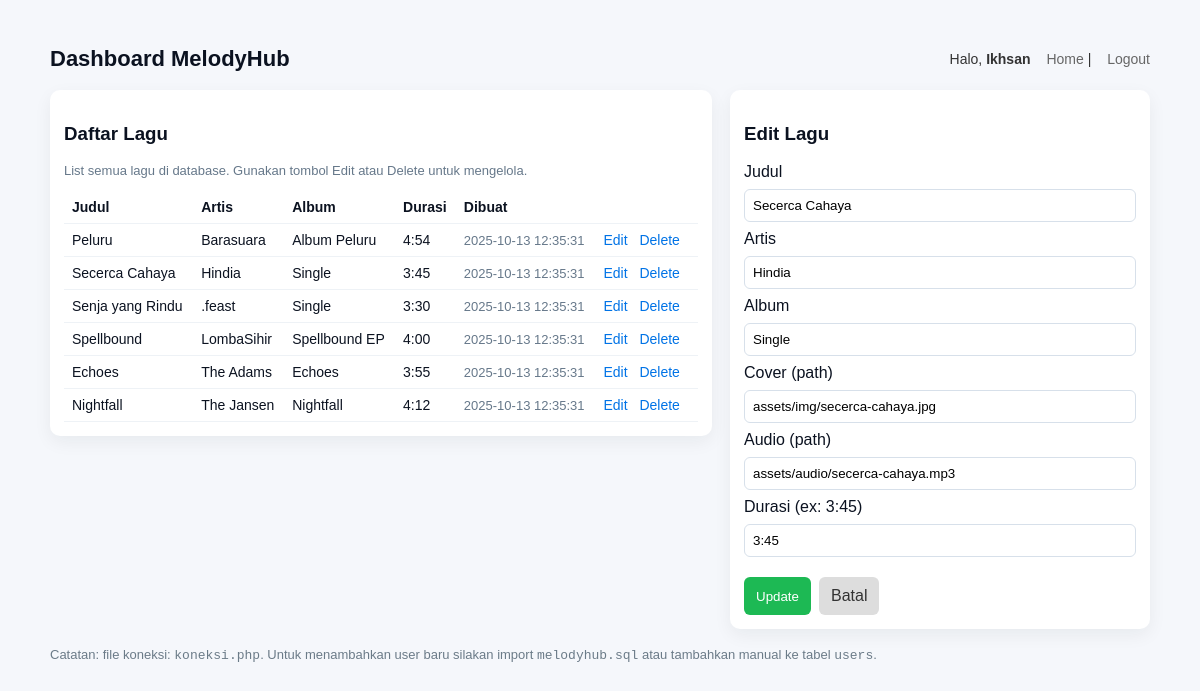
/dashboard.php?edit=2 (signed in), run on the app's committed database.
### tables this page shows
CREATE TABLE IF NOT EXISTS `tracks` (
  `id` INT AUTO_INCREMENT PRIMARY KEY,
  `title` VARCHAR(255) NOT NULL,
  `artist` VARCHAR(255) NOT NULL,
  `album` VARCHAR(255) DEFAULT NULL,
  `cover` VARCHAR(255) DEFAULT NULL,      
  `audio_src` VARCHAR(255) DEFAULT NULL,  
  `duration` VARCHAR(20) DEFAULT NULL,
  `created_at` TIMESTAMP DEFAULT CURRENT_TIMESTAMP
);

### dashboard.php (the view, shortened to what this page needs)
<?php
require_once 'koneksi.php';
$editMode = false;
$editData = null;
if (isset($_GET['edit'])) {
    $eid = intval($_GET['edit']);
    if ($eid > 0) {
        $stmt = $conn->prepare("SELECT id, title, artist, album, cover, audio_src, duration FROM tracks WHERE id = ?");
        $stmt->bind_param('i', $eid);
        $stmt->execute();
        $res = $stmt->get_result();
        $editData = $res->fetch_assoc();
        if ($editData) { $editMode = true; }
    }
}
$tracks = [];
$res = $conn->query("SELECT id, title, artist, album, cover, audio_src, duration, created_at FROM tracks ORDER BY created_at DESC");
if ($res) {
    while ($row = $res->fetch_assoc()) {
        $tracks[] = $row;
    }
}
?>
<!doctype html>
<html lang="id">
<head>
</head>
<body>
  <div class="wrap">
    <header>
      <h1>Dashboard MelodyHub</h1>
      <div class="user">
        Halo, <strong><?= htmlspecialchars($_SESSION['username']) ?></strong>
        <span class="top-links"><a href="index.php">Home</a> | <a href="logout.php">Logout</a></span>
      </div>
    </header>
    <div class="grid">
      <div class="card">
        <h3>Daftar Lagu</h3>
        <p class="small">List semua lagu di database. Gunakan tombol Edit atau Delete untuk mengelola.</p>
        <?php if (count($tracks) === 0): ?>
          <p class="small">Belum ada lagu.</p>
        <?php else: ?>
          <table>
            <thead>
              <tr>
                <th>Judul</th>
                <th>Artis</th>
                <th>Album</th>
                <th>Durasi</th>
                <th>Dibuat</th>
                <th></th>
              </tr>
            </thead>
            <tbody>
              <?php foreach($tracks as $t): ?>
                <tr>
                  <td><?= htmlspecialchars($t['title']) ?></td>
                  <td><?= htmlspecialchars($t['artist']) ?></td>
                  <td><?= htmlspecialchars($t['album']) ?></td>
                  <td><?= htmlspecialchars($t['duration']) ?></td>
                  <td class="small"><?= htmlspecialchars($t['created_at']) ?></td>
                  <td class="actions">
                    <a href="dashboard.php?edit=<?= $t['id'] ?>">Edit</a>
                    <a href="dashboard.php?delete=<?= $t['id'] ?>" onclick="return confirm('Hapus lagu ini?')">Delete</a>
                  </td>
                </tr>
              <?php endforeach; ?>
            </tbody>
          </table>
        <?php endif; ?>
      </div>
      <div class="card">
        <h3><?= $editMode ? "Edit Lagu" : "Tambah Lagu Baru" ?></h3>
        <form method="POST" action="dashboard.php" class="form-row">
          <label>Judul</label>
          <input type="text" name="title" value="<?= $editMode ? htmlspecialchars($editData['title']) : '' ?>" required>
          <label>Artis</label>
          <input type="text" name="artist" value="<?= $editMode ? htmlspecialchars($editData['artist']) : '' ?>" required>
          <label>Album</label>
          <input type="text" name="album" value="<?= $editMode ? htmlspecialchars($editData['album']) : '' ?>">
          <label>Cover (path)</label>
          <input type="text" name="cover" value="<?= $editMode ? htmlspecialchars($editData['cover']) : '' ?>" placeholder="assets/img/cover.jpg">
          <label>Audio (path)</label>
          <input type="text" name="audio_src" value="<?= $editMode ? htmlspecialchars($editData['audio_src']) : '' ?>" placeholder="assets/audio/file.mp3">
          <label>Durasi (ex: 3:45)</label>
          <input type="text" name="duration" value="<?= $editMode ? htmlspecialchars($editData['duration']) : '' ?>">
          <div style="display:flex;gap:8px;margin-top:12px">
            <button type="submit"><?= $editMode ? 'Update' : 'Tambahkan' ?></button>
            <?php if ($editMode): ?>
              <a href="dashboard.php" style="display:inline-block;padding:10px 12px;border-radius:6px;background:#ddd;color:#333;text-decoration:none">Batal</a>
            <?php endif; ?>
          </div>
        </form>
      </div>
    </div>
    <footer style="margin-top:18px;color:#6b7b88;font-size:13px">
      <p>Catatan: file koneksi: <code>koneksi.php</code>. Untuk menambahkan user baru silakan import <code>melodyhub.sql</code> atau tambahkan manual ke tabel <code>users</code>.</p>
    </footer>
  </div>
</body>
</html>

### dashboard.php (style rules this page uses)
body { font-family:Arial,Helvetica,sans-serif;background:#f5f7fb;color:#0b1220;margin:0;padding:0 }
.wrap { max-width:1100px;margin:28px auto;padding:18px }
header { display:flex;align-items:center;justify-content:space-between;margin-bottom:18px }
header h1 { margin:0;font-size:22px }
.user { font-size:14px;color:#333 }
.grid { display:grid;grid-template-columns:1fr 420px;gap:18px;align-items:start }
.card { background:#fff;border-radius:10px;padding:14px;box-shadow:0 6px 18px rgba(20,30,40,0.06) }
table { width:100%;border-collapse:collapse }
table th, table td { padding:8px;text-align:left;border-bottom:1px solid #eef2f6;font-size:14px }
.actions a { margin-right:8px;color:#0073e6;text-decoration:none }
.form-row { display:flex;flex-direction:column;gap:8px }
input[type=text], textarea { padding:8px;border:1px solid #d7e0ea;border-radius:6px }
button { background:#1DB954;color:#fff;border:0;padding:10px 12px;border-radius:6px;cursor:pointer }
.small { font-size:13px;color:#66788a }
.top-links a { margin-left:12px;color:#666;text-decoration:none }

### data on the page
tracks: title "Peluru", artist "Barasuara", album "Album Peluru", duration "4:54", created_at "2025-10-13 12:35:31"
tracks: title "Secerca Cahaya", artist "Hindia", album "Single", duration "3:45", created_at "2025-10-13 12:35:31", cover "assets/img/secerca-cahaya.jpg", audio_src "assets/audio/secerca-cahaya.mp3"
tracks: title "Senja yang Rindu", artist ".feast", album "Single", duration "3:30", created_at "2025-10-13 12:35:31"
tracks: title "Spellbound", artist "LombaSihir", album "Spellbound EP", duration "4:00", created_at "2025-10-13 12:35:31"
tracks: title "Echoes", artist "The Adams", album "Echoes", duration "3:55", created_at "2025-10-13 12:35:31"
tracks: title "Nightfall", artist "The Jansen", album "Nightfall", duration "4:12", created_at "2025-10-13 12:35:31"

### other printed values
$_SESSION['username'] "Ikhsan"
